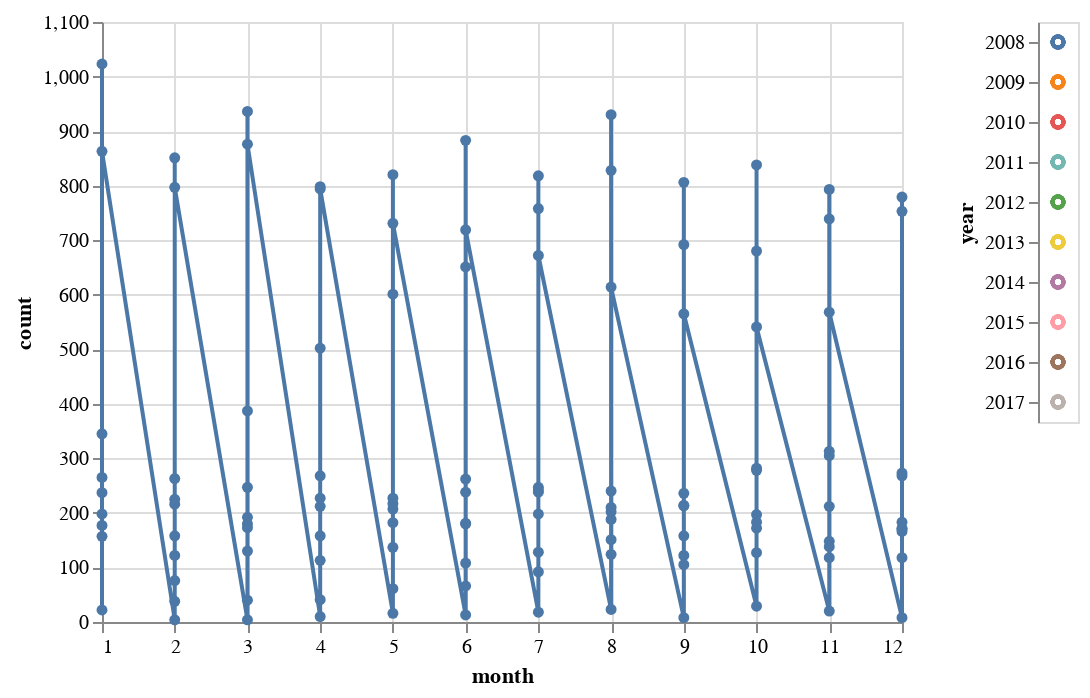

Notebook source saved alongside this figure:
### Code cell
#what if only for birth_control drugs. Can we detect any pattern?
df_bc = df_new[df_new.condition == 'Birth Control']
bc_month_year_count_df=pd.concat([month_year_count(df_bc, y) for y in range(2008, 2018)], ignore_index=True)
click = alt.selection_multi(encodings=['color'])

scatter = alt.Chart(bc_month_year_count_df).mark_line(point=True).encode(
    x='month',
    y='count'
).transform_filter(
    click
)

hist = alt.Chart(bc_month_year_count_df).mark_point().encode(
    y='year:N',
    color=alt.condition(click, 'year:N', alt.value('lightgray'), legend=None)
).add_selection(
    click
)

scatter | hist

### Figure 1 — Vega-Lite specification as saved in the notebook (floating-point values rounded to 4 significant figures)
{"config": {"view": {"continuousWidth": 400, "continuousHeight": 300}}, "hconcat": [{"mark": {"type": "line", "point": true}, "encoding": {"x": {"type": "quantitative", "field": "month"}, "y": {"type": "quantitative", "field": "count"}}, "transform": [{"filter": {"selection": "selector010"}}]}, {"mark": "point", "encoding": {"color": {"condition": {"type": "nominal", "field": "year", "legend": null, "selection": "selector010"}, "value": "lightgray"}, "y": {"type": "nominal", "field": "year"}}, "selection": {"selector010": {"type": "multi", "encodings": ["color"]}}}], "data": {"name": "data-4bb971f9f9a7a01d34554fcbd2ab2800"}, "$schema": "https://vega.github.io/schema/vega-lite/v4.8.1.json", "datasets": {"data-4bb971f9f9a7a01d34554fcbd2ab2800": [{"month": 10, "count": 29, "year": 2008}, {"month": 8, "count": 23, "year": 2008}, {"month": 11, "count": 20, "year": 2008}, {"month": 7, "count": 18, "year": 2008}, {"month": 5, "count": 16, "year": 2008}, {"month": 6, "count": 13, "year": 2008}, {"month": 4, "count": 10, "year": 2008}, {"month": 9, "count": 8, "year": 2008}, {"month": 12, "count": 8, "year": 2008}, {"month": 2, "count": 4, "year": 2008}, {"month": 3, "count": 4, "year": 2008}, {"month": 10, "count": 197, "year": 2009}, {"month": 12, "count": 166, "year": 2009}, {"month": 11, "count": 148, "year": 2009}, {"month": 8, "count": 124, "year": 2009}, {"month": 9, "count": 122, "year": 2009}, {"month": 7, "count": 92, "year": 2009}, {"month": 6, "count": 66, "year": 2009}, {"month": 5, "count": 61, "year": 2009}, {"month": 4, "count": 41, "year": 2009}, {"month": 3, "count": 40, "year": 2009}, {"month": 2, "count": 38, "year": 2009}, {"month": 1, "count": 22, "year": 2009}, {"month": 1, "count": 157, "year": 2010}, {"month": 8, "count": 151, "year": 2010}, {"month": 5, "count": 137, "year": 2010}, {"month": 3, "count": 130, "year": 2010}, {"month": 7, "count": 128, "year": 2010}, {"month": 10, "count": 127, "year": 2010}, {"month": 11, "count": 118, "year": 2010}, {"month": 12, "count": 118, "year": 2010}, {"month": 4, "count": 113, "year": 2010}, {"month": 6, "count": 108, "year": 2010}, {"month": 9, "count": 105, "year": 2010}, {"month": 2, "count": 76, "year": 2010}, {"month": 11, "count": 305, "year": 2011}, {"month": 10, "count": 282, "year": 2011}, {"month": 12, "count": 273, "year": 2011}, {"month": 6, "count": 238, "year": 2011}, {"month": 7, "count": 238, "year": 2011}, {"month": 9, "count": 236, "year": 2011}, {"month": 4, "count": 212, "year": 2011}, {"month": 8, "count": 202, "year": 2011}, {"month": 5, "count": 182, "year": 2011}, {"month": 3, "count": 180, "year": 2011}, {"month": 1, "count": 177, "year": 2011}, {"month": 2, "count": 122, "year": 2011}, {"month": 1, "count": 345, "year": 2012}, {"month": 4, "count": 268, "year": 2012}, {"month": 3, "count": 247, "year": 2012}, {"month": 2, "count": 216, "year": 2012}, {"month": 8, "count": 210, "year": 2012}, {"month": 5, "count": 207, "year": 2012}, {"month": 7, "count": 198, "year": 2012}, {"month": 6, "count": 181, "year": 2012}, {"month": 10, "count": 172, "year": 2012}, {"month": 12, "count": 170, "year": 2012}, {"month": 9, "count": 158, "year": 2012}, {"month": 11, "count": 138, "year": 2012}, {"month": 11, "count": 313, "year": 2013}, {"month": 10, "count": 278, "year": 2013}, {"month": 7, "count": 247, "year": 2013}, {"month": 8, "count": 240, "year": 2013}, {"month": 1, "count": 237, "year": 2013}, {"month": 5, "count": 227, "year": 2013}, {"month": 9, "count": 214, "year": 2013}, {"month": 12, "count": 183, "year": 2013}, {"month": 6, "count": 180, "year": 2013}, {"month": 3, "count": 173, "year": 2013}, {"month": 2, "count": 158, "year": 2013}, {"month": 4, "count": 158, "year": 2013}, {"month": 12, "count": 268, "year": 2014}, {"month": 6, "count": 262, "year": 2014}, {"month": 7, "count": 242, "year": 2014}, {"month": 4, "count": 227, "year": 2014}, {"month": 2, "count": 225, "year": 2014}, {"month": 5, "count": 217, "year": 2014}, {"month": 9, "count": 213, "year": 2014}, {"month": 11, "count": 212, "year": 2014}, {"month": 1, "count": 198, "year": 2014}, {"month": 3, "count": 192, "year": 2014}, {"month": 8, "count": 188, "year": 2014}, {"month": 10, "count": 183, "year": 2014}, {"month": 10, "count": 838, "year": 2015}, {"month": 8, "count": 828, "year": 2015}, {"month": 9, "count": 806, "year": 2015}, {"month": 11, "count": 793, "year": 2015}, {"month": 12, "count": 779, "year": 2015}, {"month": 7, "count": 758, "year": 2015}, {"month": 6, "count": 651, "year": 2015}, {"month": 5, "count": 601, "year": 2015}, {"month": 4, "count": 502, "year": 2015}, {"month": 3, "count": 387, "year": 2015}, {"month": 1, "count": 265, "year": 2015}, {"month": 2, "count": 263, "year": 2015}, {"month": 1, "count": 1023, "year": 2016}, {"month": 3, "count": 936, "year": 2016}, {"month": 8, "count": 930, "year": 2016}, {"month": 6, "count": 883, "year": 2016}, {"month": 2, "count": 851, "year": 2016}, {"month": 5, "count": 820, "year": 2016}, {"month": 7, "count": 818, "year": 2016}, {"month": 4, "count": 798, "year": 2016}, {"month": 12, "count": 753, "year": 2016}, {"month": 11, "count": 739, "year": 2016}, {"month": 9, "count": 692, "year": 2016}, {"month": 10, "count": 680, "year": 2016}, {"month": 3, "count": 876, "year": 2017}, {"month": 1, "count": 863, "year": 2017}, {"month": 2, "count": 797, "year": 2017}, {"month": 4, "count": 794, "year": 2017}, {"month": 5, "count": 731, "year": 2017}, {"month": 6, "count": 719, "year": 2017}, {"month": 7, "count": 672, "year": 2017}, {"month": 8, "count": 614, "year": 2017}, {"month": 11, "count": 568, "year": 2017}, {"month": 9, "count": 565, "year": 2017}, {"month": 10, "count": 541, "year": 2017}, {"month": 12, "count": 172, "year": 2017}]}}
